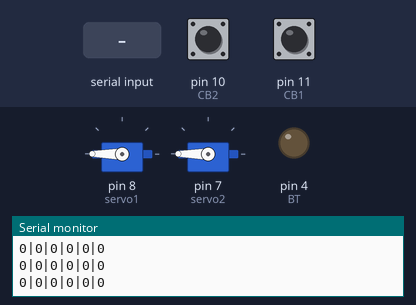
A sketch run on a simulated Arduino Uno, built with avr-gcc and run on an emulated ATmega328P. Shown: 2 × servo, output pins drawn as LEDs (lit = HIGH), the last lines printed to the serial monitor. The inputs (shaded band) are chosen by the test bench; at power-on: pin 10 (CB2) HIGH, pin 11 (CB1) HIGH.

Above: at 1.7 s.
1.8 s: "b|1\n" received over Serial
At 2.4 s:
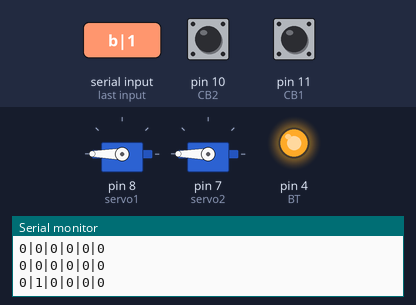
3.3 s: pin 10 (CB2) pulled LOW for 0.15 s
At 4.5 s:
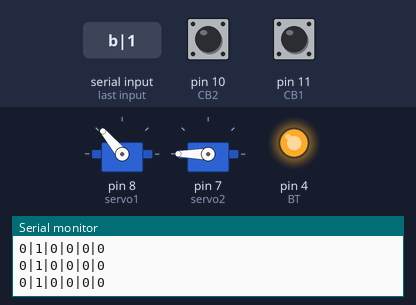
6.4 s: pin 10 (CB2) pulled LOW for 1 s
At 10.2 s:
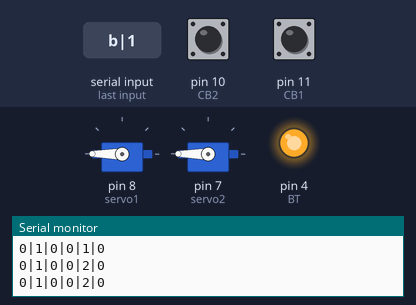
10.4 s: pin 10 (CB2) pulled LOW for 3.2 s
At 11.2 s:
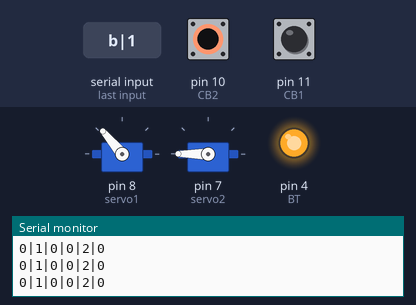
Timing chart, 0 to 14.9 s (numbered marks = the images above; inputs shaded):
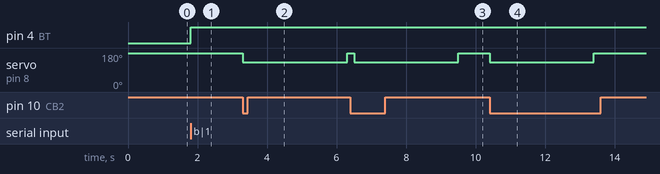

The sketch:

ARDUINO.ino
```cpp
#include <Servo.h>
Servo servo1;
Servo servo2;
#define CB1 11
#define CB2 10
#define CB3 9

#define BT  4
#define thu   180
#define gat   130
#define BAT   1
#define TAT   0
int time_gat = 3000;
String dataa = "";
char mang[20];
char *token1, *token2, *token3, *token4;
int lan = 0, xong = 0, i = 0;
int loai = 0, modee = 0;
int hong = 0, khac = 0, dat = 0, st = 0, g1 = 0, g2 = 0, chup = 0, bt = 0;
unsigned long int time_gui = 0;
//*****************************************************************************************//
void setup() {
  Serial.begin(9600);
  pinMode(CB1, INPUT_PULLUP);
  pinMode(CB2, INPUT_PULLUP);
  pinMode(CB3, INPUT_PULLUP);
  pinMode(BT, OUTPUT);
  digitalWrite(BT, TAT);
  servo1.attach(8);
  servo2.attach(7);
  servo1.write(thu);
  servo2.write(thu);
  gui_du_lieu2();
  delay(500);
}
//*****************************************************************************************//
void loop() {
  stopp();
  gui_du_lieu2();
  if (modee == 0) {
    Auto();
  }
  else {
    Manual();
  }

}
//*****************************************************************************************//
void serialEvent() {
  while (Serial.available()) {
    dataa = Serial.readStringUntil('\n');
    dataa.toCharArray(mang, 20);
    token1 = strtok(mang, "|");
    token2 = strtok(NULL, "|");
    String st1(token1);
    String st2(token2);
    if (st1 == "a") {
      modee = st2.toInt();
      st = 0;
      digitalWrite(BT, TAT);
      bt = 0;
      g1 = 0;
      g2 = 0;
    }
    if (st1 == "b") st = st2.toInt();
    if (st1 == "c") g1 = st2.toInt();
    if (st1 == "d") g2 = st2.toInt();
    if (st1 == "e") bt = st2.toInt();
    if (st1 == "f") loai = st2.toInt();
    if (st1 == "g") xong = st2.toInt();
  }
}
//*****************************************************************************************//
void Auto() {
  if (st == 1) {
    digitalWrite(BT, BAT);
    if (digitalRead(CB1) == 0) {
      if(lan == 0){
        delay(100);
        digitalWrite(BT, TAT);
        delay(500);
        chup = 1;
        gui_du_lieu();
        chup = 0;
        while(xong == 0){
          serialEvent();
          chup = 0;
          stopp();
        }
        digitalWrite(BT, BAT);
        while (digitalRead(CB1) == 0){
          delay(100);
          stopp();
        }
        delay(400);
      }
    }
    if (loai == 0) {
      if (digitalRead(CB2) == 0) {
        servo1.write(gat);
        delay(time_gat);
        servo1.write(thu);
        hong++;
        lan = 0;
        delay(200);
        gui_du_lieu();
      }
    }
    else if (loai == 2) {
      if (digitalRead(CB3) == 0) {
        servo2.write(gat);
        delay(time_gat);
        servo2.write(thu);
        khac++;
        lan = 0;
        delay(200);
        gui_du_lieu();
      }
    }
    else {
      if (digitalRead(CB3) == 0) {
        while (digitalRead(CB3) == 0) {
          digitalWrite(BT, BAT);
          delay(100);
          stopp();
        }
        dat++;
        lan = 0;
        gui_du_lieu();
      }
    }
  }
}

//*****************************************************************************************//
void Manual() {
  if (st == 1) {
    if (g1 == 0) {
      servo1.write(thu);
    }
    else {
      servo1.write(gat);
    }

    if (g2 == 0) {
      servo2.write(thu);
    }
    else {
      servo2.write(gat);
    }

    if (bt == 0) {
      digitalWrite(BT, TAT);
    }
    else {
      digitalWrite(BT, BAT);
    }
  }
}
//*****************************************************************************************//
void gui_du_lieu() {
    Serial.print(modee);
    Serial.print("|");
    Serial.print(st);
    Serial.print("|");
    Serial.print(chup);
    Serial.print("|");
    Serial.print(khac);
    Serial.print("|");
    Serial.print(hong);
    Serial.print("|");
    Serial.println(dat);
}
//*****************************************************************************************//
void gui_du_lieu2() {
  if (millis() - time_gui >= 500) {
    Serial.print(modee);
    Serial.print("|");
    Serial.print(st);
    Serial.print("|");
    Serial.print(chup);
    Serial.print("|");
    Serial.print(khac);
    Serial.print("|");
    Serial.print(hong);
    Serial.print("|");
    Serial.println(dat);
    time_gui = millis();
    //0|1|1|2|2|2
  }
}
//*****************************************************************************************//
void stopp() {
  while (st == 2) {
    serialEvent();
    digitalWrite(BT, TAT);
    gui_du_lieu2();
  }
}
```

Measured:
- after the input at 1.8 s, pin 4 (BT): LOW → HIGH at once
- after the input at 3.3 s, servo on pin 8 (servo1): 180° → 130° at once, → 180° 3.0 s later
- after the input at 6.4 s, servo on pin 8 (servo1): 180° → 130° after 0.10 s, → 180° 3.0 s later
- after the input at 10.4 s, servo on pin 8 (servo1): 180° → 130° at once, → 180° 3.0 s later
